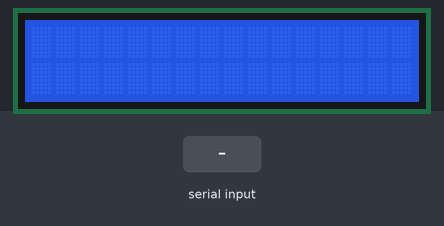
The sketch below on a simulated Arduino Uno, built with avr-gcc and run on an emulated ATmega328P. Parts: 16×2 character LCD. The inputs (shaded band) are chosen by the test bench. What the sketch prints to the serial monitor is not drawn.

Above: at 1.2 s.
1.3 s: "ad102344" received over Serial
At 2.36 s:
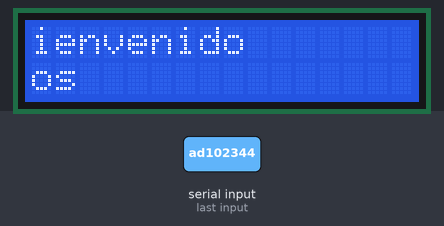
At 3.63 s:
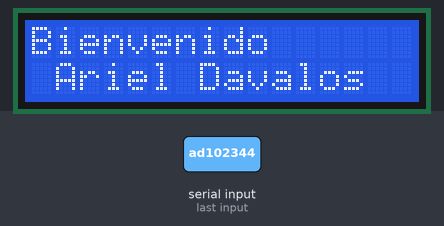
Timing chart, 0 to 5.1 s (numbered marks = the images above; inputs shaded):
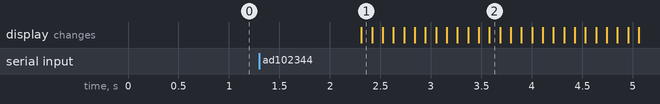

Measured:
- after the input at 1.3 s, the display: changes after 1.0 s (image 1)

The sketch:

FarinangoWilmer_Lab1.ino
```cpp
#include <LiquidCrystal.h>
LiquidCrystal lcd(13,12,11,10,9,8);
String cod; //Codigo de usuario dado por el docente
String u; // Nombre ususario dado por el doente
String nam[4];// areglo de 4
boolean arrayt[4]={false, false, false, false};// todo el arreglo queda en falso
int cont=0; //contador
int btn=7; // btn para imprimir
void setup() {

 pinMode(btn,INPUT);  // estrada de pin 7
 lcd.begin(16,2);// lcd
 Serial.begin(9600);// activamos velicidad del serial
 Serial.println("Ingrese Su Contrasena: ");

}

void loop(){
    if(Serial.available()>0){ // detecta si ingresadatos en comunicacion serial
      cod = Serial.readString(); //leer dato
      u = Serial.println(cod); //Imprimir la contraseña
      //validar los caracteres
      nam[cont] = cod;
      cont++;
      if(cod == "ad102344"){
        u = " Ariel Davalos";
        arrayt[0]=true;
        Serial.println("Registro Correcto");
        }else if(cod=="dc774235" ){
          u = " Damian Cervantes";
          arrayt[1]=true;
          Serial.println("Registro Correcto");
        }else if(cod == "ca543187"){
          u= " Carlos Benavides";
            arrayt[2]=true;
            Serial.println("Registro Correcto");
        }else if(cod=="wf931005"){
          u = " Wilmer Farinango";
            arrayt[3]=true;
          Serial.println("Registro Correcto");
        }else{
          u = "Usuario no registrado";
          Serial.println("El usuario no posee registro");
        }
        //creamos 2 dor anidados para imprimir los resultados
        for (int j=0; j<2;j++){//controla la posicion de "bienvenidos"
          for(int i=-12;i<16;i++){//cntrola la poscion de los usuarios
            lcd.setCursor(i,0);
            lcd.print("Bienvenido");
            lcd.setCursor(i,1);
            lcd.print(u);//imprime usuario
            delay(100);
            lcd.clear();
          }
        }
    }
}
//creamos una lase para imprimir con el boton del pin 7
void lectura(){
  if (arrayt[0]==true){
    Serial.println("Ariel Davalos registrado");
  }else{
    Serial.println("Ariel Davalos no se registro");
  }
  if (arrayt[1]==true){
    Serial.println("Damian Cervantes registrado");
  }else{
    Serial.println("Damian Cervantes no se registro");
  }
  if (arrayt[2]==true){
    Serial.println("Carlos Benavides registrado");
  }else{
    Serial.println("Carlos Benavides no se registro");
  }
  if (arrayt[3]==true){
    Serial.println("Wilmer Farinango registrado");
  }else{
    Serial.println("Wilmer Farinango no se registro");
  }
  }
```
